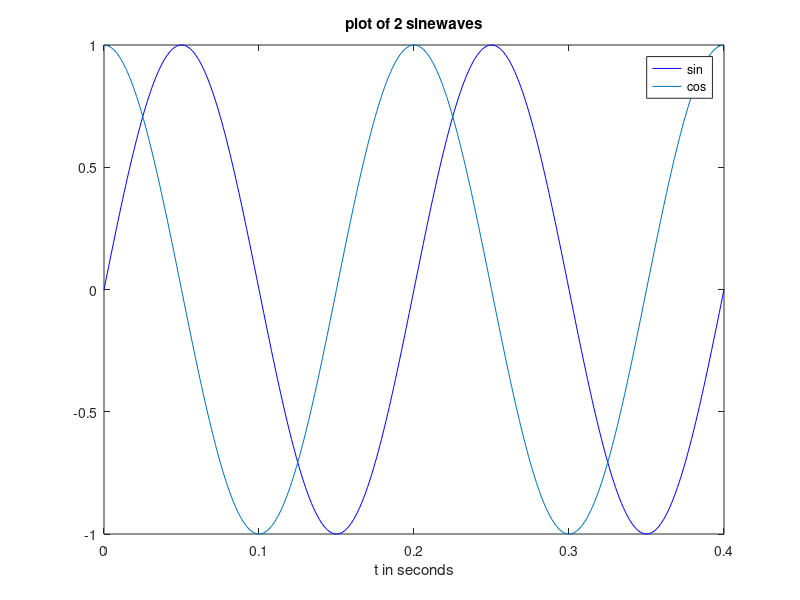

The MATLAB script that drew this image:
t=0:0.001:0.4;
plot(t,sin(10*pi*t),'b',t,cos(10*pi*t))
xlabel('t in seconds')
title('plot of 2 sinewaves'),legend('sin','cos')
